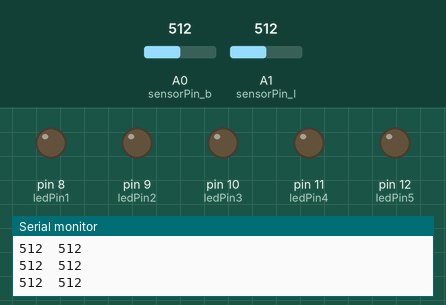
Bench run of a sketch on a simulated Arduino Uno, built with avr-gcc and run on an emulated ATmega328P. Parts: output pins drawn as LEDs (lit = HIGH), the last lines printed to the serial monitor. Dashed ring = blinking. The inputs (shaded band) are chosen by the test bench; at power-on: A0 (sensorPin_b) = 512, A1 (sensorPin_l) = 512.

Above: at 1.2 s.
1.3 s: A0 (sensorPin_b) set to 0
At 2.0 s:
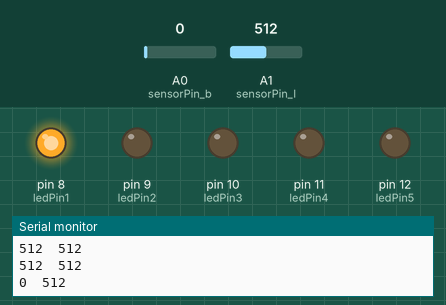
At 3.0 s:
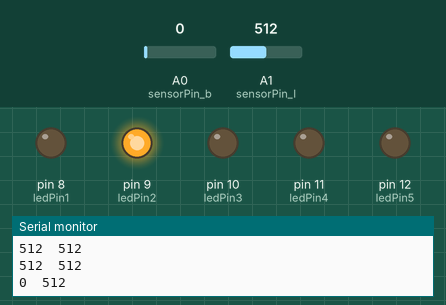
4.3 s: A0 (sensorPin_b) set to 1023
7.3 s: A1 (sensorPin_l) set to 122
10.3 s: A1 (sensorPin_l) set to 175
At 10.63 s:
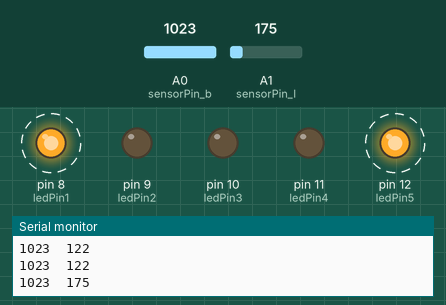
13.3 s: A1 (sensorPin_l) set to 188
16.3 s: A0 (sensorPin_b) set to 1007
At 16.52 s:
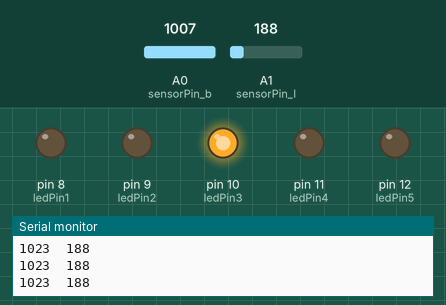
Timing chart, 0 to 19.3 s (numbered marks = the images above; inputs shaded):
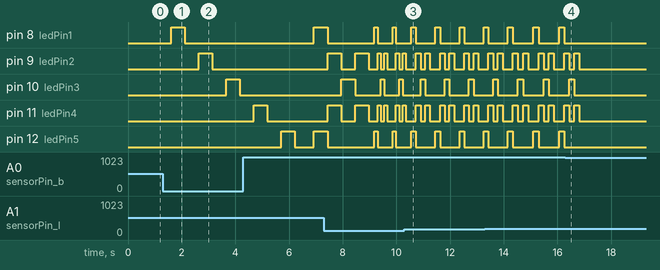

Measured:
- the behaviour switches between 1023 and 1022 on A0 (sensorPin_b) (found by bisection; images 3 and 4)
- after the input at 1.3 s, pin 8 (ledPin1): LOW → HIGH after 0.30 s, → LOW 0.51 s later; pin 9 (ledPin2): LOW → HIGH after 1.3 s, → LOW 0.51 s later; pin 10 (ledPin3): LOW → HIGH after 2.4 s, → LOW 0.51 s later
- after the input at 10.3 s, pin 8 (ledPin1), pin 12 (ledPin5): alternates HIGH for 0.18 s and LOW for 0.73 s, starting after 0.43 s; pin 10 (ledPin3): alternates HIGH for 0.18 s and LOW for 0.73 s, starting after 0.60 s
- after the input at 16.3 s, pin 8 (ledPin1), pin 12 (ledPin5): stops changing and stays LOW; pin 9 (ledPin2), pin 11 (ledPin4): goes on until 16.8 s, then stays LOW; pin 10 (ledPin3): goes on until 16.6 s, then stays LOW
- by itself, pin 11 (ledPin4): repeats every 0.93 s: LOW 0.18 s, HIGH 0.18 s, LOW 0.39 s, HIGH 0.19 s

The sketch:

week2.ino
```cpp
int sensorPin_b = A0;  // select the input pin A0 for the switch button
int sensorPin_l = A1;  // select the input pin A1 for the potentiometer
int ledPin1 = 8;  // select the pin8 for the LED
int ledPin2 = 9;  // select the pin9 for the LED
int ledPin3 = 10;  // select the pin10 for the LED
int ledPin4 = 11;  // select the pin11 for the LED
int ledPin5 = 12;  // select the pin12 for the LED
int sensorValue_b = 0;  // variable to store the value coming from the switch button
int sensorValue_l = 0;  // variable to store the value coming from the potentionmeter

void setup() {
  // initialize serial communication at 9600 bits per second:
  Serial.begin(9600);

  // declare the ledPin as an OUTPUT:
  pinMode(ledPin1, OUTPUT);
  pinMode(ledPin2, OUTPUT);
  pinMode(ledPin3, OUTPUT);
  pinMode(ledPin4, OUTPUT);
  pinMode(ledPin5, OUTPUT);
}

void loop() {
  // read the value from the switch:
  sensorValue_b = analogRead(sensorPin_b);
  // read the value from the potentionmeter
  sensorValue_l = analogRead(sensorPin_l);
  // print out the value of button:
  Serial.print(sensorValue_b);
  delay(100);  // delay in between reads for stability
  Serial.print("\t");
  // print out the value of potentionmeter:
  Serial.println(sensorValue_l);
  delay(100);        // delay in between reads for stability

  // if release the button, the led turn on one by one and then repeat, and they turn off according to the value of potentionmeter
  if (sensorValue_b == 0) {
    digitalWrite(ledPin1, HIGH);
    delay(sensorValue_l);
    digitalWrite(ledPin1, LOW);
    delay(sensorValue_l);
    // turn the ledPin on
    digitalWrite(ledPin2, HIGH);
    delay(sensorValue_l);
    digitalWrite(ledPin2, LOW);
    delay(sensorValue_l);
    // turn the ledPin on
    digitalWrite(ledPin3, HIGH);
    delay(sensorValue_l);
    digitalWrite(ledPin3, LOW);
    delay(sensorValue_l);
    // turn the ledPin on
    digitalWrite(ledPin4, HIGH);
    delay(sensorValue_l);
    digitalWrite(ledPin4, LOW);
    delay(sensorValue_l);
    // turn the ledPin on
    digitalWrite(ledPin5, HIGH);
    delay(sensorValue_l);
    digitalWrite(ledPin5, LOW);
    delay(sensorValue_l);
  }
  // if press the button, two leds turn on at one time, and they turn off according to the value of potentionmeter
  if (sensorValue_b == 1023) {
    // turn the ledPin on:
    digitalWrite(ledPin1, HIGH);
    digitalWrite(ledPin5, HIGH);
    delay(sensorValue_l);
    // turn the ledPin off:
    digitalWrite(ledPin1, LOW);
    digitalWrite(ledPin5, LOW);
    //delay(sensorValue_l);
    // turn the ledPin on:
    digitalWrite(ledPin2, HIGH);
    digitalWrite(ledPin4, HIGH);
    delay(sensorValue_l);
    // turn the ledPin off:
    digitalWrite(ledPin2, LOW);
    digitalWrite(ledPin4, LOW);
    //delay(sensorValue_l);
    // turn the ledPin on:
    digitalWrite(ledPin3, HIGH);
    delay(sensorValue_l);
    // turn the ledPin off:
    digitalWrite(ledPin3, LOW);
    //delay(sensorValue_l);
    // turn the ledPin on:
    digitalWrite(ledPin2, HIGH);
    digitalWrite(ledPin4, HIGH);
    delay(sensorValue_l);
    // turn the ledPin off:
    digitalWrite(ledPin2, LOW);
    digitalWrite(ledPin4, LOW);
    //delay(sensorValue_l);
  }
}
```
